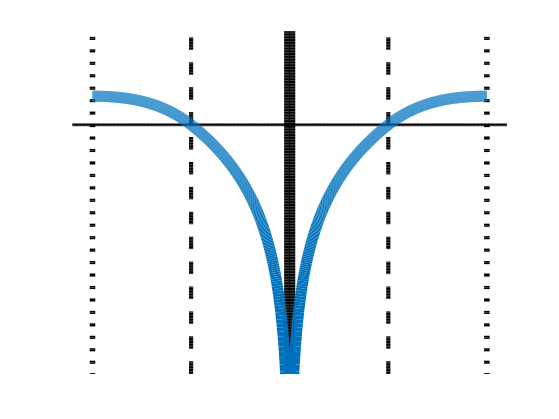
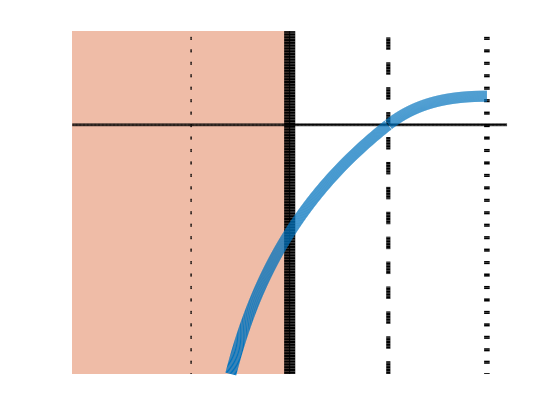
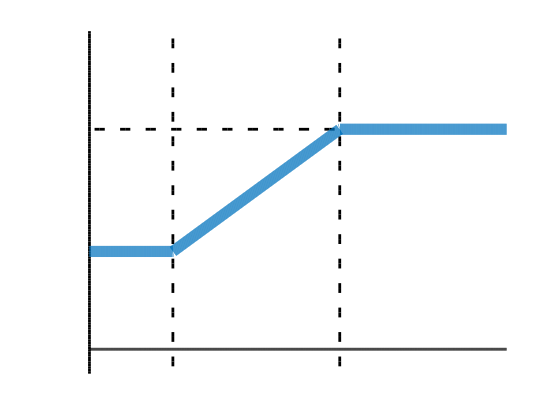

Recreate these plots in MATLAB, in order.
close all
x = linspace(-2,2,1000);
f = nan(size(x));
f(x>0) = log(x(x>0));
f(x<0) = log(-x(x<0));
f(x<-1) = -(x(x<-1)+1).*exp((x(x<-1)+1));
f(x>1) = (x(x>1)-1).*exp(-(x(x>1)-1));

h=figure;
hold on
plot(zeros(1000,1),linspace(-10,10,1000),'k','LineWidth',8)
plot(linspace(-4,4,1000),zeros(1000,1),'k','LineWidth',2)

% axis equal
plot(-2*repmat([nan,nan,1,1,1,nan,nan,nan],1,125),linspace(-10,10,1000),'k','LineWidth',4)
plot(-1*ones(1000,1),linspace(-10,10,1000),'k--','LineWidth',3)
plot(ones(1000,1),linspace(-10,10,1000),'k--','LineWidth',3)
plot(2*repmat([nan,nan,1,1,1,nan,nan,nan],1,125),linspace(-10,10,1000),'k','LineWidth',4)
plot(x,f,'Color',[0 0.4470 0.7410],'LineWidth',8);
xlim([-2.2, 2.2])
ylim([-3.2, 1.2]);
set(gca,'YTick',[])
set(gca,'XTick',[])
set(gca, 'XAxisLocation', 'origin')
set(gca, 'YAxisLocation', 'origin')

box off

set(h,'Units','Inches');
pos = get(h,'Position');
set(h,'PaperPositionMode','Auto','PaperUnits','Inches','PaperSize',[pos(3), pos(4)]);

print('RodForce','-dpdf')







x = linspace(-1,2,1000);
f = nan(size(x));
f(x>1) = (x(x>1)-1).*exp(-(x(x>1)-1));
f(x<1) = 2*log((x(x<1)+1)/2);

h=figure;
hold on
fill([0,0,-4,-4],[-4,4,4,-4],[0.9375 0.7383 0.6562]);
plot(linspace(-4,4,1000),zeros(1000,1),'k','LineWidth',2)
plot(zeros(1000,1),linspace(-10,10,1000),'k','LineWidth',8)

% axis equal
plot(ones(1000,1),linspace(-10,10,1000),'k--','LineWidth',3)
plot(2*repmat([nan,nan,1,1,1,nan,nan,nan],1,125),linspace(-10,10,1000),'k','LineWidth',4)
plot(x,f,'Color',[0 0.4470 0.7410],'LineWidth',8);
plot(-1*repmat([nan,nan,1,1,1,nan,nan,nan],1,125),linspace(-10,10,1000),'k','LineWidth',1)

xlim([-2.2, 2.2])
ylim([-3.2, 1.2]);

set(gca,'YTick',[])
set(gca,'XTick',[])
set(gca, 'XAxisLocation', 'origin')
set(gca, 'YAxisLocation', 'origin')

box off

set(h,'Units','Inches');
pos = get(h,'Position');
set(h,'PaperPositionMode','Auto','PaperUnits','Inches','PaperSize',[pos(3), pos(4)]);

print('CellForce','-dpdf')



tend = 25;
t = linspace(0,tend,1000);
f = nan(size(t));
S0 = 0.5;
Sg = 1;
t0 = 5;
tg = 15;

f = S0 * ones(size(t));
f(t>t0) = S0 + (Sg-S0) * (  t(t>t0) - t0  ) / ( tg - t0 );
f(t>tg) = Sg * ones(size(t(t>tg)));

h=figure;
hold on

% axis equal
plot(t,0.1*ones(1000,1),'k','LineWidth',2)
plot(zeros(1000,1),linspace(0,10,1000),'k','LineWidth',2)
plot(t0*repmat([nan,1,1,1,nan],1,200),linspace(-10,10,1000),'k','LineWidth',2)
plot(tg*repmat([nan,1,1,1,nan],1,200),linspace(-10,10,1000),'k','LineWidth',2)
plot(linspace(0, tg, 50), Sg*repmat([nan,1,1,1,nan],1,10),'k','LineWidth',2)

plot(t,f,'Color',[0 0.4470 0.7410],'LineWidth',8);
xlim([-1, tend])
ylim([0, 1.4]);
set(gca,'YTick',[])
set(gca,'XTick',[])
set(gca, 'XAxisLocation', 'origin')
set(gca, 'YAxisLocation', 'origin')

box off
axis off
set(h,'Units','Inches');
pos = get(h,'Position');
set(h,'PaperPositionMode','Auto','PaperUnits','Inches','PaperSize',[pos(3), pos(4)]);

print('SizeFunction','-dpdf')